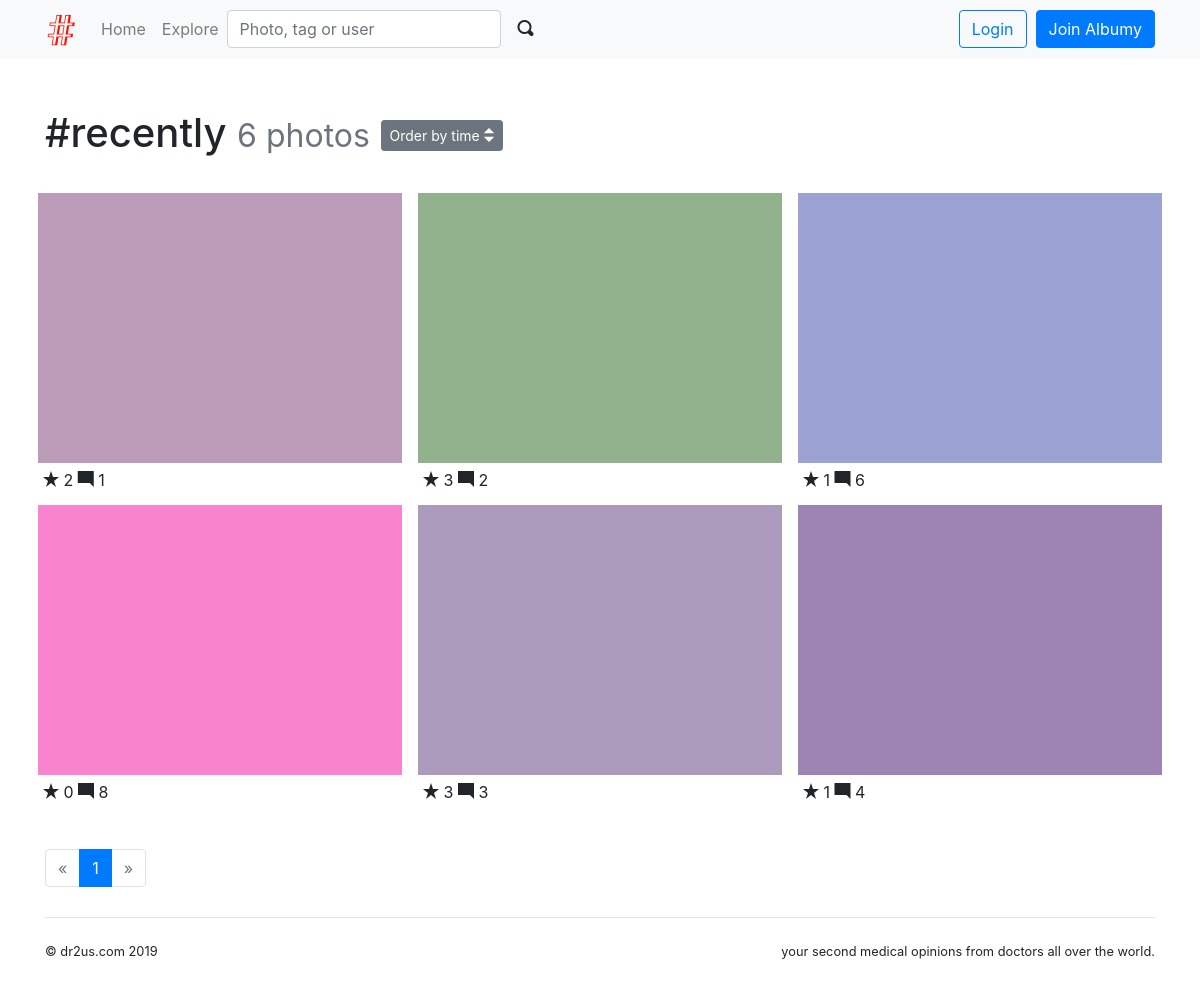
The page /tag/4 on the database as committed earlier.
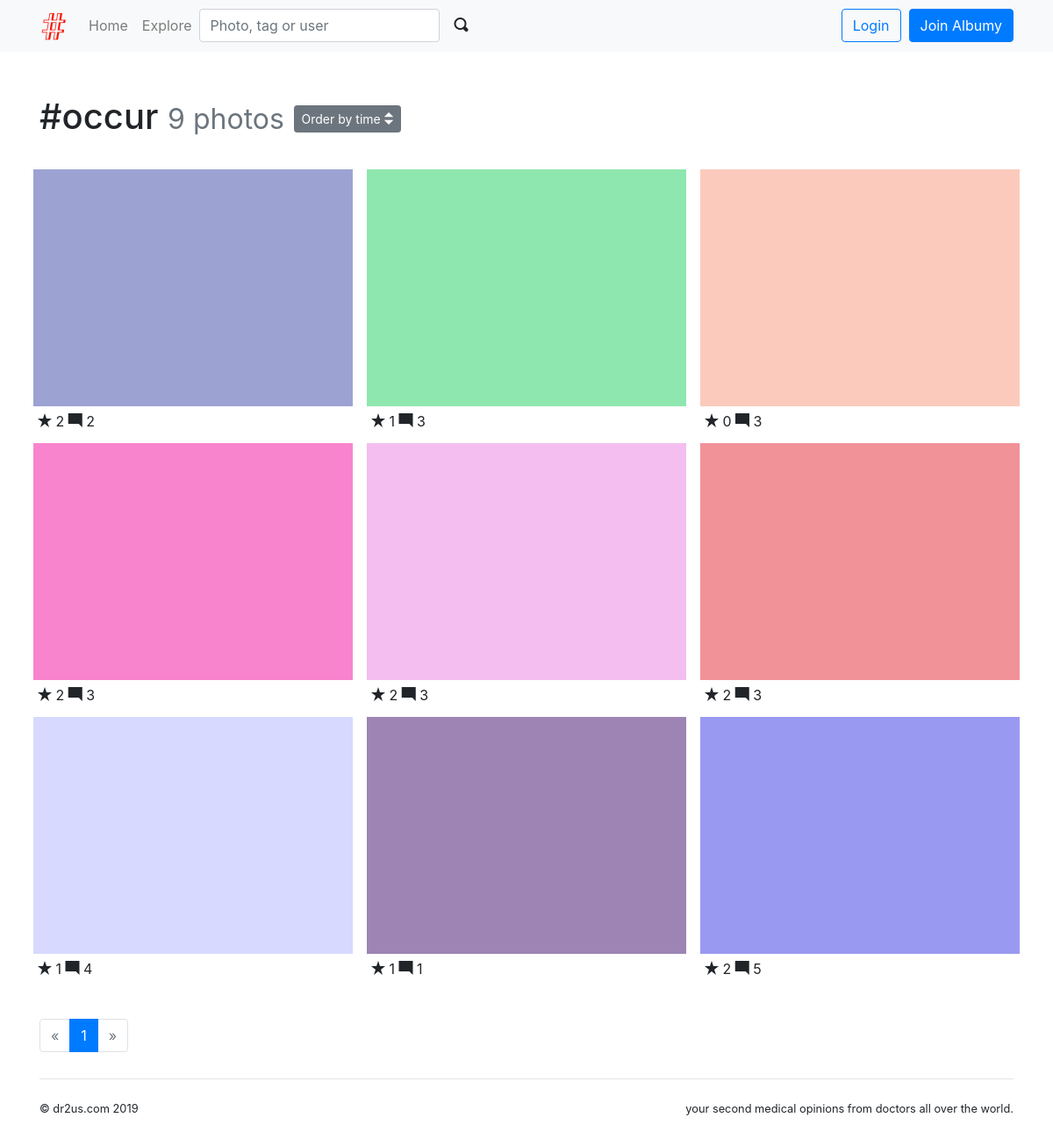
The same page on the database as committed later.
### albumy/models.py (models this page shows)
@whooshee.register_model('name')
class Tag(db.Model):
    id = db.Column(db.Integer, primary_key=True)
    name = db.Column(db.String(64), index=True, unique=True)
    photos = db.relationship('Photo', secondary=tagging, back_populates='tags')

@whooshee.register_model('description')
class Photo(db.Model):
    id = db.Column(db.Integer, primary_key=True)
    description = db.Column(db.String(500))
    filename = db.Column(db.String(64))
    filename_s = db.Column(db.String(64))
    filename_m = db.Column(db.String(64))
    timestamp = db.Column(db.DateTime, default=datetime.utcnow, index=True)
    can_comment = db.Column(db.Boolean, default=True)
    flag = db.Column(db.Integer, default=0)
    author_id = db.Column(db.Integer, db.ForeignKey('user.id'))
    rates = db.relationship('Rate', foreign_keys=[Rate.rater_photo_id], back_populates='rater_photo', cascade='all', lazy='dynamic') # get the rate data that are given by this photo user
    author = db.relationship('User', back_populates='photos')
    comments = db.relationship('Comment', back_populates='photo', cascade='all')
    collectors = db.relationship('Collect', back_populates='collected', cascade='all')
    tags = db.relationship('Tag', secondary=tagging, back_populates='photos')

### albumy/blueprints/main.py (the view)
@main_bp.route('/tag/<int:tag_id>', defaults={'order': 'by_time'})
@main_bp.route('/tag/<int:tag_id>/<order>')
def show_tag(tag_id, order):
    tag = Tag.query.get_or_404(tag_id)
    page = request.args.get('page', 1, type=int)
    per_page = current_app.config['ALBUMY_PHOTO_PER_PAGE']
    order_rule = 'time'
    pagination = Photo.query.with_parent(tag).order_by(Photo.timestamp.desc()).paginate(page, per_page)
    photos = pagination.items
    if order == 'by_collects':
        photos.sort(key=lambda x: len(x.collectors), reverse=True)
        order_rule = 'collects'
    return render_template('main/tag.html', tag=tag, pagination=pagination, photos=photos, order_rule=order_rule)

### albumy/__init__.py (called while the page is built)
def register_template_context(app):
    @app.context_processor
    def make_template_context():
        if current_user.is_authenticated:
            notification_count = Notification.query.with_parent(current_user).filter_by(is_read=False).count()
        else:
            notification_count = None
        return dict(notification_count=notification_count)

### albumy/extensions.py (called while the page is built)
    def can(self, permission_name):
        return False

### albumy/templates/main/tag.html (shortened to what this page needs)
{% extends 'base.html' %}
{% from 'bootstrap/pagination.html' import render_pagination %}
{% from 'bootstrap/form.html' import render_form %}
{% from 'macros.html' import photo_card with context %}
{% block content %}
    <div class="page-header">
        <h1>#{{ tag.name }}
            <small class="text-muted">{{ tag.photos|length }} photos</small>
            <span class="dropdown">
            <button class="btn btn-secondary btn-sm" type="button" id="dropdownMenuButton" data-toggle="dropdown"
                    aria-haspopup="true" aria-expanded="false">
                Order by {{ order_rule }} <span class="oi oi-elevator"></span>
            </button>
        </span>
        </h1>
    </div>
    <div class="row">
        {% for photo in photos %}
            {{ photo_card(photo) }}
        {% endfor %}
    </div>
    <div class="page-footer">
        {{ render_pagination(pagination, align='center') }}
    </div>
{% endblock %}

### albumy/templates/macros.html (shortened to what this page needs)
{% macro photo_card(photo) %}
    <div class="photo-card card">
        <a class="card-thumbnail" href="{{ url_for('main.show_photo', photo_id=photo.id) }}">
            <img class="card-img-top portrait" src="{{ url_for('main.get_image', filename=photo.filename_s) }}">
        </a>
        <div class="card-body">
            <span class="oi oi-star"></span> {{ photo.collectors|length }}
            <span class="oi oi-comment-square"></span> {{ photo.comments|length }}
        </div>
    </div>
{% endmacro %}

Rows that differ between the two databases and show on the page:
no longer on this page (row edited): Photo: filename_s (picture), collectors|length "2", comments|length "1"
no longer on this page (row edited): Photo: filename_s (picture), collectors|length "3", comments|length "2"
no longer on this page (row edited): Photo: filename_s (picture), collectors|length "3", comments|length "3"
changed Tag: name "recently" → "occur"
changed Photo (number 1 of 9 on the later page): collectors|length "1" → "2"; comments|length "6" → "2"
now on this page (row edited): Photo: filename_s (picture), collectors|length "1", comments|length "3"
now on this page (row edited): Photo: filename_s (picture), collectors|length "0", comments|length "3"
changed Photo (number 4 of 9 on the later page): collectors|length "0" → "2"; comments|length "8" → "3"
now on this page (row edited): Photo: filename_s (picture), collectors|length "2", comments|length "3"
now on this page (row edited): Photo: filename_s (picture), collectors|length "2", comments|length "3"
now on this page (row edited): Photo: filename_s (picture), collectors|length "1", comments|length "4"
changed Photo (number 8 of 9 on the later page): comments|length "4" → "1"
now on this page (row edited): Photo: filename_s (picture), collectors|length "2", comments|length "5"
Other text that changed with them:
{{ tag.photos|length }}: "6" → "9"
